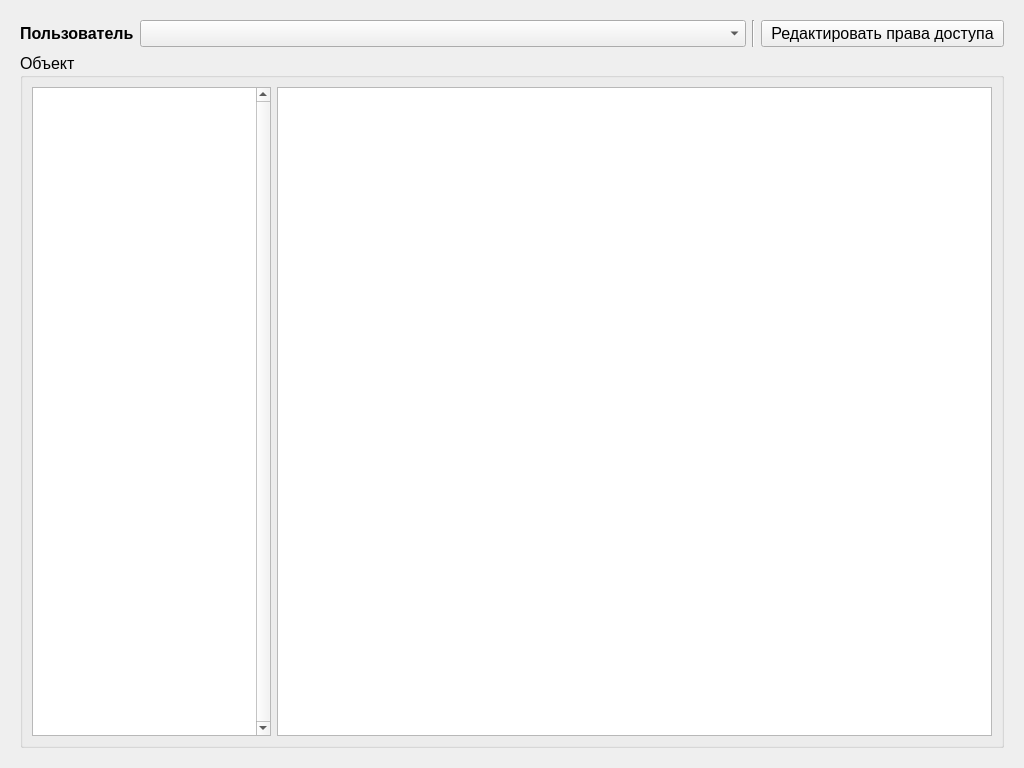
<?xml version="1.0" encoding="UTF-8"?>
<ui version="4.0">
 <class>Widget</class>
 <widget class="QWidget" name="Widget">
  <property name="geometry">
   <rect>
    <x>0</x>
    <y>0</y>
    <width>1024</width>
    <height>768</height>
   </rect>
  </property>
  <property name="font">
   <font>
    <pointsize>12</pointsize>
   </font>
  </property>
  <property name="windowTitle">
   <string>Лаб. №3. Модели дискреционного управления доступом Харрисона- Руззо-Ульмана</string>
  </property>
  <layout class="QGridLayout" name="gridLayout_2">
   <item row="0" column="0">
    <widget class="QStackedWidget" name="stackedWidget">
     <property name="currentIndex">
      <number>0</number>
     </property>
     <widget class="QWidget" name="main_page">
      <layout class="QGridLayout" name="gridLayout_3">
       <item row="0" column="0">
        <layout class="QHBoxLayout" name="horizontalLayout_header" stretch="1,5,1,2">
         <item>
          <widget class="QLabel" name="label_user">
           <property name="sizePolicy">
            <sizepolicy hsizetype="Fixed" vsizetype="Preferred">
             <horstretch>0</horstretch>
             <verstretch>0</verstretch>
            </sizepolicy>
           </property>
           <property name="font">
            <font>
             <pointsize>12</pointsize>
             <weight>75</weight>
             <bold>true</bold>
            </font>
           </property>
           <property name="text">
            <string>Пользователь</string>
           </property>
          </widget>
         </item>
         <item>
          <widget class="QComboBox" name="comboBox_user"/>
         </item>
         <item>
          <widget class="Line" name="line">
           <property name="orientation">
            <enum>Qt::Vertical</enum>
           </property>
          </widget>
         </item>
         <item>
          <widget class="QPushButton" name="pushButton_editPermission">
           <property name="sizePolicy">
            <sizepolicy hsizetype="Minimum" vsizetype="Fixed">
             <horstretch>0</horstretch>
             <verstretch>0</verstretch>
            </sizepolicy>
           </property>
           <property name="text">
            <string>Редактировать права доступа</string>
           </property>
          </widget>
         </item>
        </layout>
       </item>
       <item row="1" column="0">
        <widget class="QGroupBox" name="groupBox">
         <property name="title">
          <string>Объект</string>
         </property>
         <layout class="QGridLayout" name="gridLayout" columnstretch="1,3">
          <item row="0" column="1">
           <widget class="QTextBrowser" name="textBrowser_file"/>
          </item>
          <item row="0" column="0">
           <widget class="QListWidget" name="listWidget_files">
            <property name="verticalScrollBarPolicy">
             <enum>Qt::ScrollBarAlwaysOn</enum>
            </property>
           </widget>
          </item>
         </layout>
        </widget>
       </item>
      </layout>
     </widget>
     <widget class="QWidget" name="admin_page">
      <layout class="QGridLayout" name="gridLayout_4">
       <item row="0" column="0">
        <layout class="QHBoxLayout" name="horizontalLayout_3">
         <property name="topMargin">
          <number>0</number>
         </property>
         <item>
          <spacer name="horizontalSpacer">
           <property name="orientation">
            <enum>Qt::Horizontal</enum>
           </property>
           <property name="sizeHint" stdset="0">
            <size>
             <width>40</width>
             <height>20</height>
            </size>
           </property>
          </spacer>
         </item>
         <item>
          <widget class="QPushButton" name="pushButton_back">
           <property name="minimumSize">
            <size>
             <width>120</width>
             <height>0</height>
            </size>
           </property>
           <property name="text">
            <string>Назад</string>
           </property>
          </widget>
         </item>
        </layout>
       </item>
       <item row="1" column="0">
        <layout class="QHBoxLayout" name="horizontalLayout_user" stretch="1,3,1,3,1,1">
         <property name="sizeConstraint">
          <enum>QLayout::SetDefaultConstraint</enum>
         </property>
         <property name="leftMargin">
          <number>0</number>
         </property>
         <property name="topMargin">
          <number>0</number>
         </property>
         <item>
          <widget class="QLabel" name="label_user_2">
           <property name="sizePolicy">
            <sizepolicy hsizetype="Fixed" vsizetype="Preferred">
             <horstretch>0</horstretch>
             <verstretch>0</verstretch>
            </sizepolicy>
           </property>
           <property name="minimumSize">
            <size>
             <width>124</width>
             <height>0</height>
            </size>
           </property>
           <property name="font">
            <font>
             <pointsize>12</pointsize>
             <weight>75</weight>
             <bold>true</bold>
            </font>
           </property>
           <property name="text">
            <string>Пользователь</string>
           </property>
          </widget>
         </item>
         <item>
          <widget class="QComboBox" name="comboBox_user_2"/>
         </item>
         <item>
          <widget class="QPushButton" name="pushButton_deleteUser">
           <property name="maximumSize">
            <size>
             <width>40</width>
             <height>16777215</height>
            </size>
           </property>
           <property name="text">
            <string/>
           </property>
           <property name="icon">
            <iconset resource="res.qrc">
             <normaloff>:/img/delete.png</normaloff>:/img/delete.png</iconset>
           </property>
           <property name="iconSize">
            <size>
             <width>26</width>
             <height>26</height>
            </size>
           </property>
           <property name="autoRepeat">
            <bool>false</bool>
           </property>
           <property name="flat">
            <bool>false</bool>
           </property>
          </widget>
         </item>
         <item>
          <widget class="QLineEdit" name="lineEdit_user"/>
         </item>
         <item>
          <widget class="QCheckBox" name="checkBox_admin">
           <property name="maximumSize">
            <size>
             <width>148</width>
             <height>16777215</height>
            </size>
           </property>
           <property name="text">
            <string>Администратор?</string>
           </property>
          </widget>
         </item>
         <item>
          <widget class="QPushButton" name="pushButton_addUser">
           <property name="maximumSize">
            <size>
             <width>40</width>
             <height>16777215</height>
            </size>
           </property>
           <property name="text">
            <string/>
           </property>
           <property name="icon">
            <iconset resource="res.qrc">
             <normaloff>:/img/add.png</normaloff>:/img/add.png</iconset>
           </property>
           <property name="iconSize">
            <size>
             <width>26</width>
             <height>26</height>
            </size>
           </property>
          </widget>
         </item>
        </layout>
       </item>
       <item row="4" column="0">
        <spacer name="verticalSpacer">
         <property name="orientation">
          <enum>Qt::Vertical</enum>
         </property>
         <property name="sizeHint" stdset="0">
          <size>
           <width>20</width>
           <height>40</height>
          </size>
         </property>
        </spacer>
       </item>
       <item row="2" column="0">
        <layout class="QHBoxLayout" name="horizontalLayout_object" stretch="1,2,1,2,1">
         <property name="sizeConstraint">
          <enum>QLayout::SetDefaultConstraint</enum>
         </property>
         <property name="leftMargin">
          <number>0</number>
         </property>
         <property name="topMargin">
          <number>0</number>
         </property>
         <item>
          <widget class="QLabel" name="label_object">
           <property name="sizePolicy">
            <sizepolicy hsizetype="Fixed" vsizetype="Preferred">
             <horstretch>0</horstretch>
             <verstretch>0</verstretch>
            </sizepolicy>
           </property>
           <property name="minimumSize">
            <size>
             <width>124</width>
             <height>0</height>
            </size>
           </property>
           <property name="font">
            <font>
             <pointsize>12</pointsize>
             <weight>75</weight>
             <bold>true</bold>
            </font>
           </property>
           <property name="text">
            <string>Объект</string>
           </property>
          </widget>
         </item>
         <item>
          <widget class="QComboBox" name="comboBox_object"/>
         </item>
         <item>
          <widget class="QPushButton" name="pushButton_deleteObject">
           <property name="maximumSize">
            <size>
             <width>40</width>
             <height>16777215</height>
            </size>
           </property>
           <property name="text">
            <string/>
           </property>
           <property name="icon">
            <iconset resource="res.qrc">
             <normaloff>:/img/delete.png</normaloff>:/img/delete.png</iconset>
           </property>
           <property name="iconSize">
            <size>
             <width>26</width>
             <height>26</height>
            </size>
           </property>
          </widget>
         </item>
         <item>
          <widget class="QLineEdit" name="lineEdit_object"/>
         </item>
         <item>
          <widget class="QPushButton" name="pushButton_addObject">
           <property name="maximumSize">
            <size>
             <width>40</width>
             <height>16777215</height>
            </size>
           </property>
           <property name="text">
            <string/>
           </property>
           <property name="icon">
            <iconset resource="res.qrc">
             <normaloff>:/img/add.png</normaloff>:/img/add.png</iconset>
           </property>
           <property name="iconSize">
            <size>
             <width>26</width>
             <height>26</height>
            </size>
           </property>
          </widget>
         </item>
        </layout>
       </item>
       <item row="3" column="0">
        <layout class="QHBoxLayout" name="horizontalLayout_permission" stretch="1,0,1">
         <property name="sizeConstraint">
          <enum>QLayout::SetDefaultConstraint</enum>
         </property>
         <property name="leftMargin">
          <number>0</number>
         </property>
         <property name="topMargin">
          <number>0</number>
         </property>
         <item>
          <widget class="QLabel" name="label_permission">
           <property name="sizePolicy">
            <sizepolicy hsizetype="Fixed" vsizetype="Preferred">
             <horstretch>0</horstretch>
             <verstretch>0</verstretch>
            </sizepolicy>
           </property>
           <property name="minimumSize">
            <size>
             <width>124</width>
             <height>0</height>
            </size>
           </property>
           <property name="font">
            <font>
             <pointsize>12</pointsize>
             <weight>75</weight>
             <bold>true</bold>
            </font>
           </property>
           <property name="text">
            <string>Права доступа</string>
           </property>
          </widget>
         </item>
         <item>
          <widget class="QComboBox" name="comboBox_permission"/>
         </item>
         <item>
          <widget class="QPushButton" name="pushButton_addPermission">
           <property name="maximumSize">
            <size>
             <width>40</width>
             <height>16777215</height>
            </size>
           </property>
           <property name="text">
            <string/>
           </property>
           <property name="icon">
            <iconset resource="res.qrc">
             <normaloff>:/img/edit.png</normaloff>:/img/edit.png</iconset>
           </property>
           <property name="iconSize">
            <size>
             <width>26</width>
             <height>26</height>
            </size>
           </property>
          </widget>
         </item>
        </layout>
       </item>
      </layout>
     </widget>
    </widget>
   </item>
  </layout>
 </widget>
 <resources>
  <include location="res.qrc"/>
 </resources>
 <connections/>
</ui>
